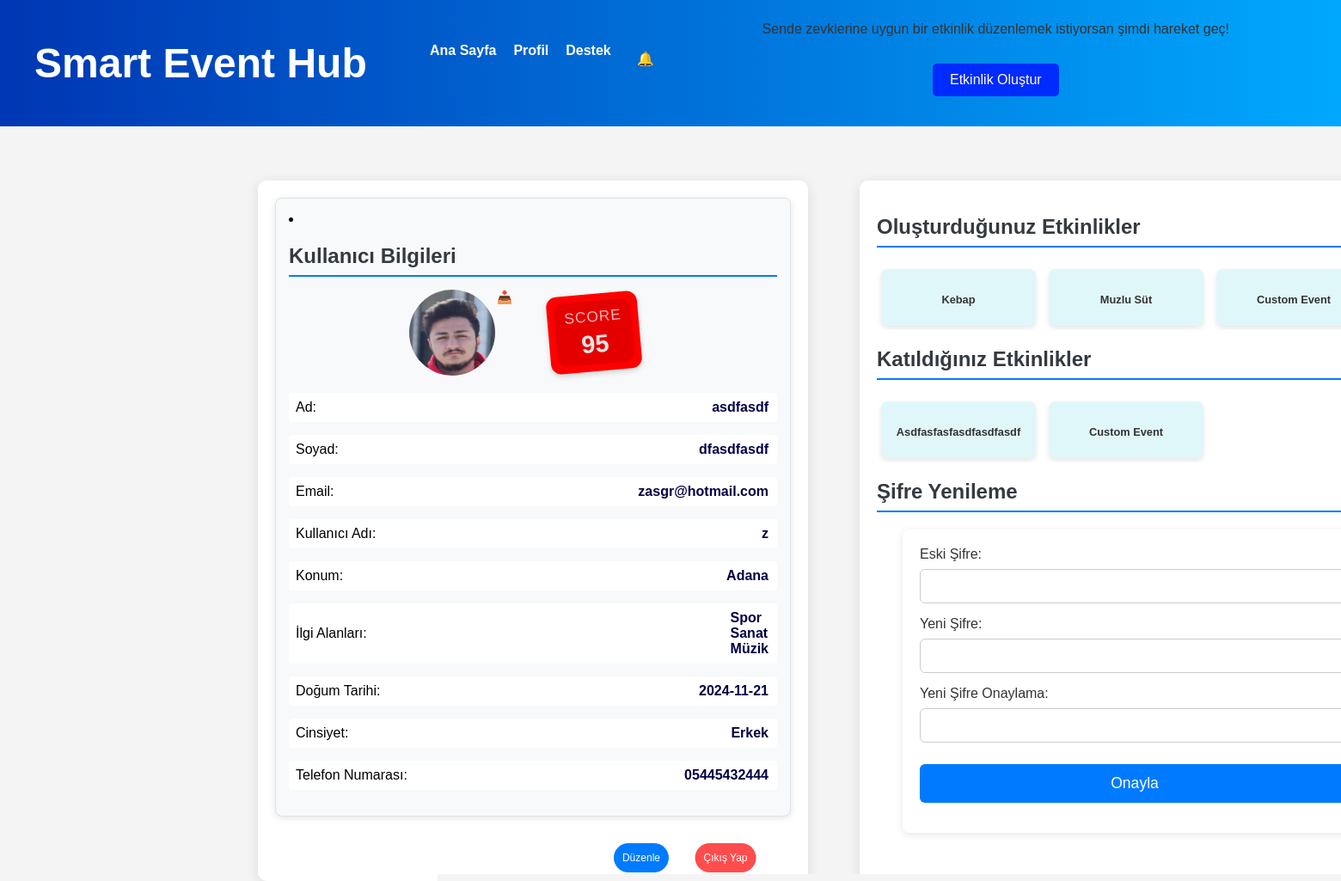
Screenshot of /profile (signed in) with the database file from the repository.
### tables this page shows
CREATE TABLE users (
        ID INTEGER PRIMARY KEY AUTOINCREMENT,
        username TEXT NOT NULL UNIQUE,
        password TEXT NOT NULL,
        email TEXT NOT NULL UNIQUE,
        location TEXT NOT NULL,
        interests TEXT NOT NULL,
        first_name TEXT NOT NULL,
        last_name TEXT NOT NULL,
        birth_date TEXT NOT NULL,
        gender TEXT NOT NULL,
        phone_number TEXT NOT NULL UNIQUE,
        profile_photo TEXT NOT NULL,
        status TEXT NOT NULL DEFAULT 'user'
    );

CREATE TABLE events (
        ID INTEGER PRIMARY KEY AUTOINCREMENT,
        event_name TEXT NOT NULL,
        description TEXT NOT NULL,
        startDate TEXT NOT NULL,
        finishDate TEXT NOT NULL,
        startTime TEXT NOT NULL,
        finishTime TEXT NOT NULL,
        duration TEXT NOT NULL,
        city TEXT NOT NULL,        
        address TEXT NOT NULL,        
        category TEXT NOT NULL,
        creator_username TEXT NOT NULL,
        isApproved BOOLEAN DEFAULT FALSE NOT NULL
    );

### app.py (the view)
@app.route('/profile')
def profile():
    user_data = session.get('user')
    if user_data:
        print(f"User Data: {user_data}")
        interests = user_data.get('interests', [])
        if isinstance(interests, list):
            interests_list = interests
        else:
            interests_list = interests.split(', ') if interests else []
        username = user_data.get('username')
        user_events = get_created_events_by_username(username)
        attended_events = get_user_attended_events(get_user_id_by_username(username))
        user_score = get_user_score(get_user_id_by_username(username))
        return render_template('userProfile.html', user=user_data, interests=interests_list, user_events=user_events, attended_events = attended_events, score=user_score)
    else:
        flash('Lütfen önce giriş yapın!')
        return redirect(url_for('login_form'))

### database.py (called while the page is built)
def get_db_connection():
    conn = sqlite3.connect(DATABASE)
    conn.row_factory = sqlite3.Row
    return conn

def get_user_score(user_id):
    conn = sqlite3.connect(DATABASE)
    cursor = conn.cursor()
    try:
        cursor.execute('''
            SELECT points FROM scores
            WHERE user_ID = ?
        ''', (user_id,))
        result = cursor.fetchone()
        if result:
            return result[0]
        else:
            return 0
    except Exception as e:
        print(f"Bir hata oluştu: {e}")
        return None
    finally:
        conn.close()

def get_user_id_by_username(username):
    conn = sqlite3.connect(DATABASE)
    cursor = conn.cursor()
    cursor.execute("SELECT ID FROM users WHERE username = ?", (username,))
    user = cursor.fetchone()
    if user:
        return user[0]
    else:
        return None
    conn.close()

def get_created_events_by_username(username):
    conn = get_db_connection()
    cursor = conn.cursor()
    cursor.execute('''
        SELECT * FROM events WHERE creator_username = ?
    ''', (username,))
    events = cursor.fetchall()
    conn.close()
    return events

### templates/userProfile.html (shortened to what this page needs)
<!DOCTYPE html>
<html lang="tr">
<head>
    <link rel="stylesheet" href="{{ url_for('static', filename='css/user_style.css') }}">
</head>
<body>
        {% include 'header.html' %}
        <div class="info-container">
        <section class="user-info">
            <li>
                <form action="{{ url_for('logout') }}" method="POST">
                    <button type="submit" class="logout-button">Çıkış Yap</button>
                </form>
            </li>
            <h2>Kullanıcı Bilgileri</h2>
            <button class="edit" onclick="redirectToEditProfile()">Düzenle</button>
            <div class="user-details">
                <div class="profile-picture-container">
                    <img src="{{ url_for('static', filename=user.profile_photo) }}" alt="Profil Fotoğrafı" class="profile-picture">
                    <button class="update-picture-btn" onclick="triggerFileInput()">📥</button>
                <div class="rating-container">
                    <span class="score-label">Score</span>
                    <span class="rating-text" id="scoreText" data-score="{{ score }}"> {{ score }} </span>
                </div>
                </div>
                <div class="user-details">
                    <div class="user-info-item">
                        <p>Ad: <span class="highlight" id="first-name">{{ user.first_name }}</span></p>
                    </div>
                    <div class="user-info-item">
                        <p>Soyad: <span class="highlight" id="last-name">{{ user.last_name }}</span></p>
                    </div>
                    <div class="user-info-item">
                        <p>Email: <span class="highlight " id="email">{{ user.email }}</span></p>
                    </div>
                    <div class="user-info-item">
                        <p>Kullanıcı Adı: <span class="highlight" id="username">{{ user.username }}</span></p>
                    </div>
                    <div class="user-info-item">
                        <p>Konum: <span class="highlight" id="location">{{ user.location }}</span></p>
                    </div>
                    <div class="user-info-item">
                    <p>İlgi Alanları:
                    <span class="highlight" id="interests-display">
                        {% for interest in interests %}
                            {{ interest }}<br>
                        {% endfor %}
                    </span>
                </p>
                    </div>
                    <div class="user-info-item">
                        <p>Doğum Tarihi: <span class="highlight" id="birth-date">{{ user.birthday }}</span></p>
                    </div>
                    <div class="user-info-item">
                        <p>Cinsiyet: <span class="highlight" id="gender">{{ user.gender }}</span></p>
                    </div>
                    <div class="user-info-item">
                        <p>Telefon Numarası: <span class="highlight" id="phone-number">{{ user.phone_number }}</span></p>
                    </div>
                </div>
            </div>
        </section>
    </div>
    <div class="event-container">
        <h2>Oluşturduğunuz Etkinlikler</h2>
            <div class="event-list">
                {% for event in user_events %}
                    <a href="{{ url_for('event_detail', event_id=event.ID) }}" class="link">
                        <div class="event-card">
                                <h3 class="event-title">{{ event['event_name'] }}</h3>
                        </div>
                    </a>
                {% else %}
                    <p>Oluşturduğunuz bir etkinlik bulunmamaktadır.</p>
                {% endfor %}
            </div>
        <h2>Katıldığınız Etkinlikler</h2>
                <div class="event-list">
                {% for event in attended_events %}
                    <a href="{{ url_for('event_detail', event_id=event.ID) }}" class="link">
                        <div class="event-card">
                                <h3 class="event-title">{{ event['event_name'] }}</h3>
                        </div>
                    </a>
                {% else %}
                    <p>Katıldığınız bir etkinlik bulunmamaktadır.</p>
                {% endfor %}
            </div>
        <h2>Şifre Yenileme</h2>
        <div class="password-reset">
            <div>
                <label for="old-password">Eski Şifre:</label>
                <input type="password" id="old-password" name="old-password">
            </div>
            <div>
                <label for="new-password">Yeni Şifre:</label>
                <input type="password" id="new-password" name="new-password">
            </div>
            <div>
                <label for="confirm-new-password">Yeni Şifre Onaylama:</label>
                <input type="password" id="confirm-new-password" name="confirm-new-password">
            </div>
            <div>
                <button class="resetPassword" onclick="resetPassword()">Onayla</button>
            </div>
        </div>
    </div>
</body>
</html>

### static/css/user_style.css (style rules this page uses)
body { font-family: Arial, sans-serif; background-color: #f4f4f4; }
body::before { content: ''; background-image: url('../images/events.jpg'); background-size: cover; background-position: center; opacity: 0.6; position: fixed; width: 100%; height: 100%; z-index: -1; }
.info-container, .event-container { width: 600px; height: 775px; margin-top: 10px; padding: 20px; background-color: #ffffff; border-radius: 10px; box-shadow: 0 3px 15px rgba(0, 0, 0, 0.1); position: absolute; }
.info-container { top: 200px; left: 300px; }
.event-container { top: 200px; left: 1000px; }
.user-info { margin-bottom: 20px; padding: 15px; border-radius: 8px; background-color: #f8f9fa; border: 1px solid #dee2e6; box-shadow: 0 2px 8px rgba(0, 0, 0, 0.1); }
.user-info h2 { color: #343a40; font-size: 1.5em; border-bottom: 2px solid #007bff; padding-bottom: 8px; margin-bottom: 15px; }
.user-info p { display: flex; justify-content: space-between; align-items: center; margin: 8px 0; padding: 8px; background: #ffffff; border-radius: 4px; transition: background-color 0.3s; }
.highlight { font-weight: bold; color: #000045; }
h2 { color: #343a40; font-size: 1.5em; border-bottom: 2px solid #007bff; padding-bottom: 8px; }
.edit { background-color: #007bff; color: white; border: none; padding: 10px 10px; border-radius: 50px; cursor: pointer; font-size: 12px; display: inline-block; position: absolute; bottom: 10px; right: 130px; transform: translateX(-50%); z-index: 10; }
.profile-picture-container { display: flex; align-items: center; gap: 10px; margin-bottom: 20px; margin-left: 140px; }
.profile-picture { width: 100px; height: 100px; border-radius: 50%; }
.update-picture-btn { padding: 6px 12px; background-color: rgba(0, 0, 0, 0); color: white; border: none; border-radius: 4px; cursor: pointer; font-size: 0.9em; transition: background-color 0.3s; position: relative; top: -45px; right: 20px; }
.user-info-item { display: flex; justify-content: space-between; align-items: center; margin-bottom: 15px; width: 100%; }
.user-info-item p { margin: 0; flex-grow: 1; padding-right: 10px; }
button { padding: 10px 20px; font-size: 1em; margin-top: 10px; }
.user-info-item p { margin: 0; }
.event-list { display: flex; overflow-x: auto; gap: 15px; padding: 5px; margin-top: 10px; scroll-snap-type: x mandatory; }
.event-card { background-color: #e0f7fa; padding: 15px; border-radius: 8px; box-shadow: 0 3px 6px rgba(0, 0, 0, 0.1); width: 150px; text-align: center; transition: transform 0.2s ease, box-shadow 0.2s ease; position: relative; }
.event-title { font-size: .8em; font-weight: 600; color: #333; margin-bottom: 8px; line-height: 1.2; text-transform: capitalize; }
.link { text-decoration: none; display: block; }
.password-reset { background-color: #ffffff; padding: 20px; border-radius: 8px; box-shadow: 0 2px 10px rgba(0, 0, 0, 0.1); max-width: 500px; margin: 0 auto; }
.password-reset div { margin-bottom: 15px; }
.password-reset label { display: block; font-size: 1em; color: #333; font-weight: 500; margin-bottom: 8px; }
.password-reset input[type="password"] { width: 100%; padding: 10px; border: 1px solid #ccc; border-radius: 6px; font-size: 1em; box-sizing: border-box; transition: border-color 0.3s ease; }
.resetPassword { width: 100%; padding: 12px 20px; background-color: #007bff; color: white; border: none; border-radius: 6px; font-size: 1.1em; cursor: pointer; transition: background-color 0.3s ease, transform 0.2s ease; }
.rating-container { padding: 15px 20px; border-radius: 12px; position: relative; display: inline-block; font-size: 1.2em; color: white; font-weight: bold; box-shadow: 0 3px 6px rgba(0, 0, 0, 0.15); transform: rotate(-5deg); transition: transform 0.3s ease, box-shadow 0.3s ease; text-align: center; }
.rating-text { display: block; font-size: 1.5em; margin-top: 5px; font-weight: bold; }
.score-label { font-size: 0.9em; color: rgba(255, 255, 255, 0.8); text-transform: uppercase; font-weight: normal; letter-spacing: 1px; margin-bottom: 4px; }
.rating-container:before { content: ''; position: absolute; top: 8px; left: 8px; right: 8px; bottom: 8px; background: rgba(0, 0, 0, 0.1); border-radius: 12px; z-index: 0; }
.logout-button { background-color: #ff4d4d; color: white; border: none; padding: 10px 10px; border-radius: 50px; cursor: pointer; font-size: 12px; display: inline-block; position: absolute; bottom: 10px; right: 25px; transform: translateX(-50%); z-index: 10; }

### static/css/header_style.css (style rules this page uses)
body, html { margin: 0; padding: 0; width: 100%; height: 100%; }

### rows the page displays
users: last_name "dfasdfasdf", email "zasgr@hotmail.com", gender "Erkek"
events: event_name "Kebap"
events: event_name "Muzlu Süt"
events: event_name "Custom Event"
events: event_name "Asdfasfasfasdfasdfasdf"

### other values shown
{{ score }} "95"
{{ user.first_name }} "asdfasdf"
{{ user.username }} "z"
{{ user.location }} "Adana"
{{ interest }} "Spor" "Sanat" "Müzik"
{{ user.birthday }} "2024-11-21"
{{ user.phone_number }} "05445432444"
